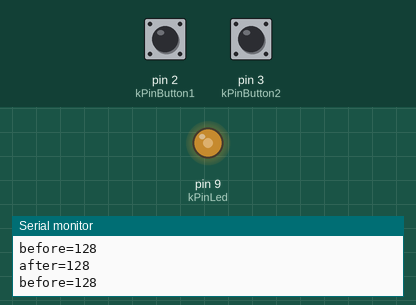
Recording of a sketch running on a simulated Arduino Uno, built with avr-gcc and run on an emulated ATmega328P. On the bench: output pins drawn as LEDs (lit = HIGH), the last lines printed to the serial monitor. Inputs (shaded band) come from the test bench; at power-on: pin 2 (kPinButton1) HIGH, pin 3 (kPinButton2) HIGH.

Above: at 1.2 s.
1.3 s: pin 2 (kPinButton1) pulled LOW for 3.2 s
At 4.5 s:
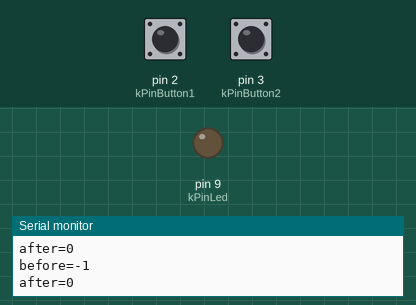
6.0 s: pin 3 (kPinButton2) pulled LOW for 3.2 s
At 7.08 s:
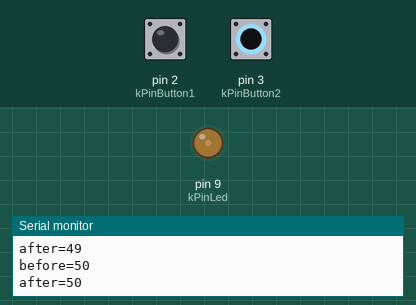
10.7 s: pin 3 (kPinButton2) pulled LOW for 3.2 s
At 14.8 s:
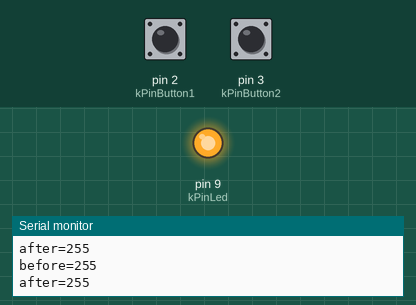
15.4 s: pin 2 (kPinButton1) pulled LOW for 0.15 s
At 16.2 s:
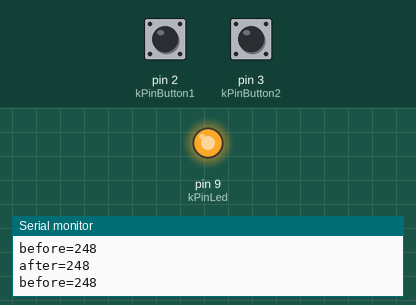
18.5 s: pin 2 (kPinButton1) driven LOW and pin 3 (kPinButton2) driven LOW
At 20.22 s:
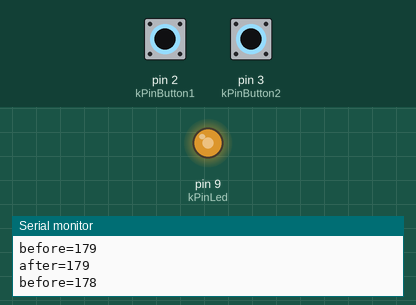
21.5 s: pin 2 (kPinButton1) driven HIGH
Timing chart, 0 to 25.5 s (numbered marks = the images above; inputs shaded):
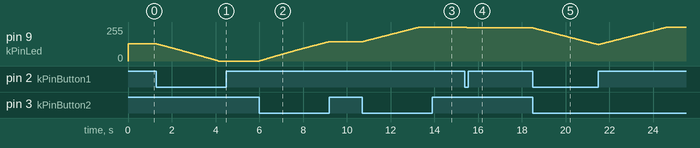

Measured:
- after the input at 1.3 s, pin 9 (kPinLed): moves from 128/255 to 0/255 over 2.8 s, starting at once
- after the input at 6.0 s, pin 9 (kPinLed): moves from 0/255 to 145/255 over 3.2 s, starting at once
- after the input at 10.7 s, pin 9 (kPinLed): moves from 145/255 to 255/255 over 2.6 s, starting at once
- after the input at 15.4 s, pin 9 (kPinLed): 255/255 → 248/255 at once
- after the input at 18.5 s, pin 9 (kPinLed): moves from 248/255 to 123/255 over 3.0 s, starting at once

The sketch:

AnalogOut2.ino
```cpp
const int kPinButton1 = 2;
const int kPinButton2 = 3;
const int kPinLed = 9;
int incomingbyte = 0;
void setup() {
  pinMode(kPinButton1, INPUT);
  pinMode(kPinButton2, INPUT);
  pinMode(kPinLed, OUTPUT);
  digitalWrite(kPinButton1, HIGH);
  digitalWrite(kPinButton2, HIGH);
  Serial.begin(9600);
}

int ledBrightness = 128;
void loop() {
  if(digitalRead(kPinButton1) == LOW){
    ledBrightness--;
  }
  else if(digitalRead(kPinButton2) == LOW){
    ledBrightness++;
  }
  Serial.print("before=");
  Serial.println(ledBrightness);
  ledBrightness = constrain(ledBrightness, 0, 255);
  Serial.print("after=");
  Serial.println(ledBrightness);
  analogWrite(kPinLed, ledBrightness);
  delay(20);
}
```
